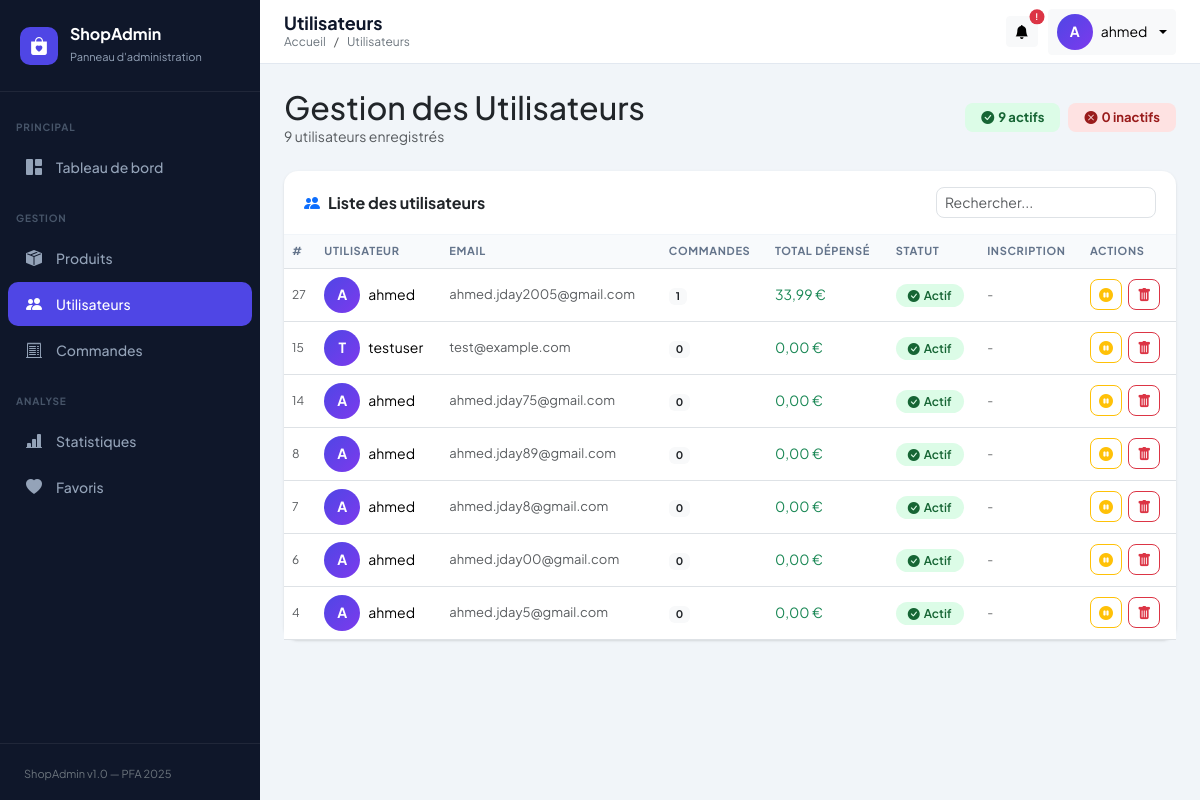
/dashboard-admin-main/index.php?page=users (signed in), run on the app's committed database.
### tables this page shows
CREATE TABLE `users` (
  `id` int(11) NOT NULL,
  `name` varchar(50) NOT NULL,
  `email` varchar(255) NOT NULL,
  `role` enum('admin','customer') DEFAULT 'customer',
  `is_active` tinyint(1) DEFAULT 1,
  `password` varchar(255) NOT NULL,
  `reset_token_hash` varchar(64) DEFAULT NULL,
  `reset_token_expires_at` datetime DEFAULT NULL,
  `is_verified` tinyint(1) DEFAULT 0,
  `verification_code` varchar(6) DEFAULT NULL,
  `code_expiry` datetime DEFAULT NULL
);

### dashboard-admin-main/controllers/UserController.php (called while the page is built, shortened)
<?php
require_once __DIR__ . '/../models/User.php';
class UserController {
    private User $model;
    public function __construct() {
        $this->model = new User();
    }
    public function index(): void {
        $users = $this->model->getAll();
        require __DIR__ . '/../views/users/index.php';
    }
}

### dashboard-admin-main/config/database.php (called while the page is built, shortened)
<?php
class Database {
    private static ?PDO $instance = null;
    public static function getInstance(): PDO {
        if (self::$instance === null) {
            $dsn = "mysql:host=" . DB_HOST . ";dbname=" . DB_NAME . ";charset=" . DB_CHARSET;
            $options = [
                PDO::ATTR_ERRMODE            => PDO::ERRMODE_EXCEPTION,
                PDO::ATTR_DEFAULT_FETCH_MODE => PDO::FETCH_ASSOC,
                PDO::ATTR_EMULATE_PREPARES   => false,
            ];
            try {
                self::$instance = new PDO($dsn, DB_USER, DB_PASS, $options);
            } catch (PDOException $e) {
                error_log("Erreur connexion DB : " . $e->getMessage());
                die(json_encode(['error' => 'Connexion à la base de données échouée.']));
            }
        }
        return self::$instance;
    }
}

### dashboard-admin-main/models/User.php (called while the page is built, shortened)
<?php
require_once __DIR__ . '/../config/database.php';
class User {
    private PDO $db;
    public function __construct() {
        $this->db = Database::getInstance();
    }
    public function getAll(): array {
        $stmt = $this->db->query("
            SELECT u.*,
                   COUNT(o.id) AS order_count,
                   COALESCE(SUM(o.total_price), 0) AS total_spent
            FROM users u
            LEFT JOIN orders o ON u.id = o.user_id
            GROUP BY u.id
            ORDER BY u.id DESC
        ");
        return $stmt->fetchAll();
    }
}

### dashboard-admin-main/views/users/index.php (the view, shortened to what this page needs)
<?php
require_once __DIR__ . '/../../includes/header.php';
require_once __DIR__ . '/../../includes/sidebar.php';
?>
<div class="main-wrapper">
    <?php require_once __DIR__ . '/../../includes/navbar.php'; ?>
    <div class="content-area">
        <div class="d-flex justify-content-between align-items-center mb-4">
            <div>
                <h2 class="fw-800 mb-0">Gestion des Utilisateurs</h2>
                <p class="text-muted mb-0" style="font-size:14px;"><?= count($users) ?> utilisateurs enregistrés</p>
            </div>
            <div class="d-flex gap-2">
                <?php
                $activeCount   = count(array_filter($users, fn($u) => $u['is_active']));
                $inactiveCount = count($users) - $activeCount;
                ?>
                <span class="badge px-3 py-2" style="background:#dcfce7;color:#166534;font-size:13px;border-radius:8px;">
                    <i class="bi bi-check-circle-fill me-1"></i><?= $activeCount ?> actifs
                </span>
                <span class="badge px-3 py-2" style="background:#fee2e2;color:#991b1b;font-size:13px;border-radius:8px;">
                    <i class="bi bi-x-circle-fill me-1"></i><?= $inactiveCount ?> inactifs
                </span>
            </div>
        </div>
        <div class="card">
            <div class="card-header d-flex justify-content-between align-items-center">
                <span><i class="bi bi-people-fill me-2 text-primary"></i>Liste des utilisateurs</span>
                <input type="text" id="searchInput" class="form-control form-control-sm"
                       placeholder="Rechercher..." style="max-width:220px;border-radius:8px;">
            </div>
            <div class="table-responsive">
                <table class="table mb-0" id="usersTable">
                    <thead>
                        <tr>
                            <th>#</th>
                            <th>Utilisateur</th>
                            <th>Email</th>
                            <th>Commandes</th>
                            <th>Total dépensé</th>
                            <th>Statut</th>
                            <th>Inscription</th>
                            <th>Actions</th>
                        </tr>
                    </thead>
                    <tbody>
                        <?php if (empty($users)): ?>
                        <tr>
                            <td colspan="8" class="text-center py-5 text-muted">
                                <i class="bi bi-people fs-1 d-block mb-2"></i>Aucun utilisateur.
                            </td>
                        </tr>
                        <?php else: ?>
                        <?php foreach ($users as $u):
                            if ($u['role'] === 'admin') continue;
                        ?>
                        <tr>
                            <td class="text-muted" style="font-size:12px;"><?= $u['id'] ?></td>
                            <td>
                                <div class="d-flex align-items-center gap-2">
                                    <div style="width:36px;height:36px;border-radius:50%;
                                                background:linear-gradient(135deg,#4f46e5,#7c3aed);
                                                display:flex;align-items:center;justify-content:center;
                                                color:#fff;font-weight:700;font-size:14px;flex-shrink:0;">
                                        <?= strtoupper(mb_substr($u['name'], 0, 1)) ?>
                                    </div>
                                    <span class="fw-600"><?= htmlspecialchars($u['name']) ?></span>
                                </div>
                            </td>
                            <td class="text-muted" style="font-size:13px;"><?= htmlspecialchars($u['email']) ?></td>
                            <td>
                                <span class="badge bg-light text-dark fw-600"><?= $u['order_count'] ?></span>
                            </td>
                            <td class="fw-600 text-success"><?= number_format($u['total_spent'], 2, ',', ' ') ?> €</td>
                            <td>
                                <?php if ($u['is_active']): ?>
                                <span class="status-badge status-delivered">
                                    <i class="bi bi-check-circle-fill me-1"></i>Actif
                                </span>
                                <?php else: ?>
                                <span class="status-badge status-cancelled">
                                    <i class="bi bi-x-circle-fill me-1"></i>Inactif
                                </span>
                                <?php endif; ?>
                            </td>
                            <td class="text-muted" style="font-size:12px;">
                                <?= !empty($u['created_at']) ? date('d/m/Y', strtotime($u['created_at'])) : '-' ?>
                            </td>
                            <td>
                                <a href="index.php?page=users&action=toggle&id=<?= $u['id'] ?>"
                                   class="btn btn-sm <?= $u['is_active'] ? 'btn-outline-warning' : 'btn-outline-success' ?> me-1"
                                   title="<?= $u['is_active'] ? 'Désactiver' : 'Activer' ?>"
                                   style="border-radius:8px;">
                                    <i class="bi <?= $u['is_active'] ? 'bi-pause-circle-fill' : 'bi-play-circle-fill' ?>"></i>
                                </a>
                                <button class="btn btn-sm btn-outline-danger"
                                        onclick="confirmDelete(<?= $u['id'] ?>, '<?= htmlspecialchars(addslashes($u['name'])) ?>')"
                                        style="border-radius:8px;" title="Supprimer">
                                    <i class="bi bi-trash-fill"></i>
                                </button>
                            </td>
                        </tr>
                        <?php endforeach; ?>
                        <?php endif; ?>
                    </tbody>
                </table>
            </div>
        </div>
    </div>
</div>
<?php require_once __DIR__ . '/../../includes/footer.php'; ?>

### dashboard-admin-main/includes/header.php (style rules this page uses)
:root { --sidebar-width: 260px; --primary: #4f46e5; --primary-dark: #3730a3; --primary-light: #ede9fe; --sidebar-bg: #0f172a; --sidebar-text: #94a3b8; --sidebar-active: #4f46e5; --body-bg: #f1f5f9; --card-shadow: 0 1px 3px 0 rgba(0,0,0,.1), 0 1px 2px -1px rgba(0,0,0,.1); }
* { font-family: 'Plus Jakarta Sans', sans-serif; }
body { background: var(--body-bg); }
.main-wrapper { margin-left: var(--sidebar-width); min-height: 100vh; display: flex; flex-direction: column; }
.content-area { padding: 24px; flex: 1; }
.card { border: none; border-radius: 14px; box-shadow: var(--card-shadow); }
.card-header { background: transparent; border-bottom: 1px solid #f1f5f9; font-weight: 700; padding: 16px 20px; }
.table th { font-size: 11px; font-weight: 700; text-transform: uppercase; letter-spacing: .06em; color: #64748b; background: #f8fafc; }
.table td { vertical-align: middle; font-size: 14px; }
.status-badge { padding: 4px 12px; border-radius: 99px; font-size: 12px; font-weight: 600; }
.status-delivered { background:#dcfce7; color:#166534; }

### data on the page
users: id "27", name "A", name "ahmed", email "ahmed.jday2005@gmail.com", order_count "1", total_spent "33,99", is_active 1 (drawn)
users: id "15", name "T", name "testuser", email "test@example.com", order_count "0", total_spent "0,00", is_active 1 (drawn)
users: id "14", name "A", name "ahmed", email "ahmed.jday75@gmail.com", order_count "0", total_spent "0,00", is_active 1 (drawn)
users: id "8", name "A", name "ahmed", email "ahmed.jday89@gmail.com", order_count "0", total_spent "0,00", is_active 1 (drawn)
users: id "7", name "A", name "ahmed", email "ahmed.jday8@gmail.com", order_count "0", total_spent "0,00", is_active 1 (drawn)
users: id "6", name "A", name "ahmed", email "ahmed.jday00@gmail.com", order_count "0", total_spent "0,00", is_active 1 (drawn)
users: id "4", name "A", name "ahmed", email "ahmed.jday5@gmail.com", order_count "0", total_spent "0,00", is_active 1 (drawn)

### other printed values
$pageTitle "Utilisateurs"
$breadcrumb "Utilisateurs"
substr($_SESSION['admin_name'] ?? 'A', 0, 1) "A"
$_SESSION['admin_name'] "ahmed"
count($users) "9"
$activeCount "9"
$inactiveCount "0"
